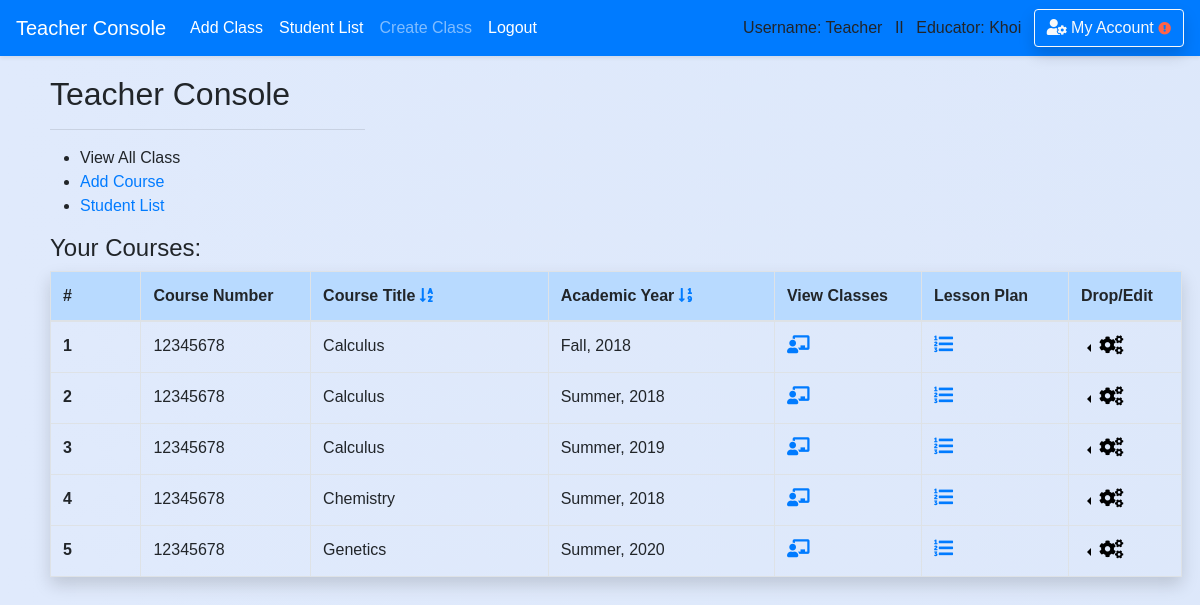
/teacher (signed in), run on the app's committed database.
### school_app/models.py (models this page shows)
class Course(models.Model):
    course_number = models.CharField(max_length=20,default='12345678')
    abbreviated_title = models.CharField(max_length=150,default='')
    course_title = models.CharField(max_length=250,default='') #,unique=True)
    maximum_credit = models.CharField(max_length=10,default='')
    semester = models.CharField(max_length=50,default='')
    year = models.CharField(max_length=4,default='')
    teacher_name = models.CharField(max_length=50,default='')
    description = models.CharField(max_length=450,default='')
    department = models.ForeignKey('Department',blank=True, null=True, on_delete = models.SET_NULL, related_name='belong_in_department')
    teacher = models.ForeignKey('Teacher',blank=True, null=True, on_delete = models.SET_NULL, related_name='course_by_teacher')
    create_date = models.DateField(auto_now_add=True , blank=True,null=True,)

### school_app/views_logged.py (the view)
# urls.py: path('teacher',views_logged.teacher, name='teacher'),
def teacher(request,sort=None):
    if is_login(request) == False: # Check for login/ add message 'please login'
        return redirect('/login')
    if is_teacher(request) == False:
        return redirect('/')
    if sort ==1:# Below return a sorted list
        course_sorted = sorted(request.user.teacher.course_by_teacher.all(),key=attrgetter('year','semester'))
        return render(request,'teacher/teacher_homepage.html',{'course_sorted':course_sorted})
    course_sorted = sorted(request.user.teacher.course_by_teacher.all(),key=attrgetter('course_title','semester','year'))
    return render(request,'teacher/teacher_homepage.html',{'course_sorted':course_sorted})

### school_app/views_functions.py (called while the page is built)
def is_login(request):
    if not request.user.is_authenticated:
        messages.warning(request, "Please Login or Create an Account.")
        return False
    return True

def is_teacher(request):
    if request.user.profile.is_teacher == False:
        messages.warning(request, "You don't have Instructor's Privilege!")
        return False
    return True

### school_app/templates/teacher/teacher_homepage.html (shortened to what this page needs)
{% extends 'base.html' %}
{% block content %}
<div class='content '>
        <h2 style='padding-left: 0px'>Teacher Console</h2>
        <hr style="text-align:left;margin-left:0;width:315px;height:0px;padding: 0px"/>
        <div class='row mr-2'>
          <div class='col-md-6'>
            <ul>
              <li>View All Class</li>
              <li><a href='/teacher/add_course'>Add Course</a></li>
              <li><a href='/teacher/student_list'>Student List</a></li>
            </ul>
          </div>
          <div class='col-md-6'>
          </div>
        </div>
        {% if request.user.teacher.course_by_teacher.all.count > 0 %}
          <h4>Your Courses:</h4>
          <div class="mr-2">
          <table class="table table-hover table-bordered shadow">
            <thead class='table-primary'>
            <tr>
              <th scope="col" style="width: 8%">#</th>
              <th scope="col" style="width: 15%">Course Number</th>
              <th scope="col">Course Title
                <a href='{% url "teacher" %}'><i class="fas fa-sort-alpha-down"></i></a></a>
              </th>
              <th scope="col" style="width: 20%">Academic Year
                <a href='{% url "teacher_sort" sort=1 %}'><i class="fas fa-sort-numeric-down"></i></a></a>
              </th>
              <th scope="col" style="width: 13%">View Classes</th>
              <th scope="col" style="width: 13%">Lesson Plan</th>
              <th scope="col" style="width: 10%">Drop/Edit</th>
            </tr>
            </thead>
            <tbody>
        {% for course in course_sorted %}
            <tr>
              <th scope="row">{{ forloop.counter }}</th>
              <td>{{ course.course_number }}</td>
              <td>{{ course.course_title }}</td>
              <td>{{ course.semester }}, {{ course.year }}</td>
              <td>
                <a href='{% url "classroom_view" course_id=course.id %}'><i class="fas fa-chalkboard-teacher"style='font-size:18px'></i></a></a>
              </td>
              <td>
                <a href='{% url "view_lesson_plan" course_id=course.id %}'><i class="fas fa-list-ol" style='font-size:19px'></i></a>
              </td>
              <td>
                <div class="dropleft">
                <button class='dropdown-toggle' style='border:none; background:none;cursor:pointer; cursor:hand;outline:none' type="button" id="" data-toggle="dropdown" aria-haspopup="true" aria-expanded="false">
                  <i class="fas fa-cogs " style='font-size:19px'></i>
                </button>
              </div>
              </td>
            </tr>
        {% endfor %}
            </tbody>
          </table>
          </div>
        {% endif %}
<br>
</div>
{% endblock %}

### school_app/templates/base.html (shortened to what this page needs)
<!doctype html>
<html>
    <head>
{% load static %}
        <link rel="stylesheet" type="text/css" href="{% static 'school_app/style.css' %}" />
        <link rel="stylesheet" href="https://stackpath.bootstrapcdn.com/bootstrap/4.1.0/css/bootstrap.min.css">
        <link rel="stylesheet" href="https://use.fontawesome.com/releases/v5.0.13/css/all.css">
    </head>
{% if request.user.profile.is_teacher %}
  <body class='body-teacher'>
{% else %}
  <body>
{% endif %}<header>
<nav class="navbar navbar-expand-lg navbar-dark bg-primary shadow-sm fixed-top">
    <a class="navbar-brand" href="/teacher">Teacher Console</a>
    <div class="navbar-collapse collapse show" id="navbarColor02" style="">
      <ul class="navbar-nav mr-auto">
        <li class="nav-item active">
          <a class="nav-link" href="/teacher/add_class">Add Class<span class="sr-only">(current)</span></a>
        </li>
        <li class="nav-item active">
          <a class="nav-link" href="/teacher/student_list">Student List<span class="sr-only">(current)</span></a>
        </li>
        <li class="nav-item">
          <a class="nav-link" href="/teacher/add_class">Create Class</a>
        </li>
        <li class="nav-item active">
          <a class="nav-link" href="{% url 'logout' %}">Logout</a>
        </li>
      </ul>
      {% if request.user.username %}
          Username: {{ request.user.username }} &ensp;II&ensp;
      {% endif %}
      {% if request.user.profile.is_teacher %}
          Educator: {{request.user.first_name}} &ensp;
      {% endif %}
      <a href='/account_management/' class='btn btn-outline-light shadow'>
         <i class="fas fa-user-cog"></i> My Account
      {% if user.profile.home_address == '' or user.profile.phone_number == '' or user.profile.emergency_contact == '' or user.email == '' or user.profile.birth_date  %}
        <i class="fas fa-exclamation-circle small" style='color:tomato'></i>
      {% endif %}
      </a>
    </div>
  </nav>
    </header>
    <div class='' style='padding-top:45px'>
    {% block content %}
    {% endblock %}
    </div>
</body>
</html>

### school_app/static/school_app/style.css (style rules this page uses)
.body-teacher { font-family:sans-serif; background: linear-gradient(to right, #e0eafc, #cfdef3); background-size: 600% 100%; }
.content { padding-top: 30px; padding-left:50px; padding-right:10px; }

### school_app/templates/base.html (style rules this page uses)
form,h1,ul { padding-left: 30px; padding-right:20px; }

### data on the page
Course: course_number "12345678", course_title "Calculus", semester "Fall", year "2018"
Course: course_number "12345678", course_title "Calculus", semester "Summer", year "2018"
Course: course_number "12345678", course_title "Calculus", semester "Summer", year "2019"
Course: course_number "12345678", course_title "Chemistry", semester "Summer", year "2018"
Course: course_number "12345678", course_title "Genetics", semester "Summer", year "2020"

### other printed values
{{ request.user.username }} "Teacher"
{{ request.user.first_name }} "Khoi"
